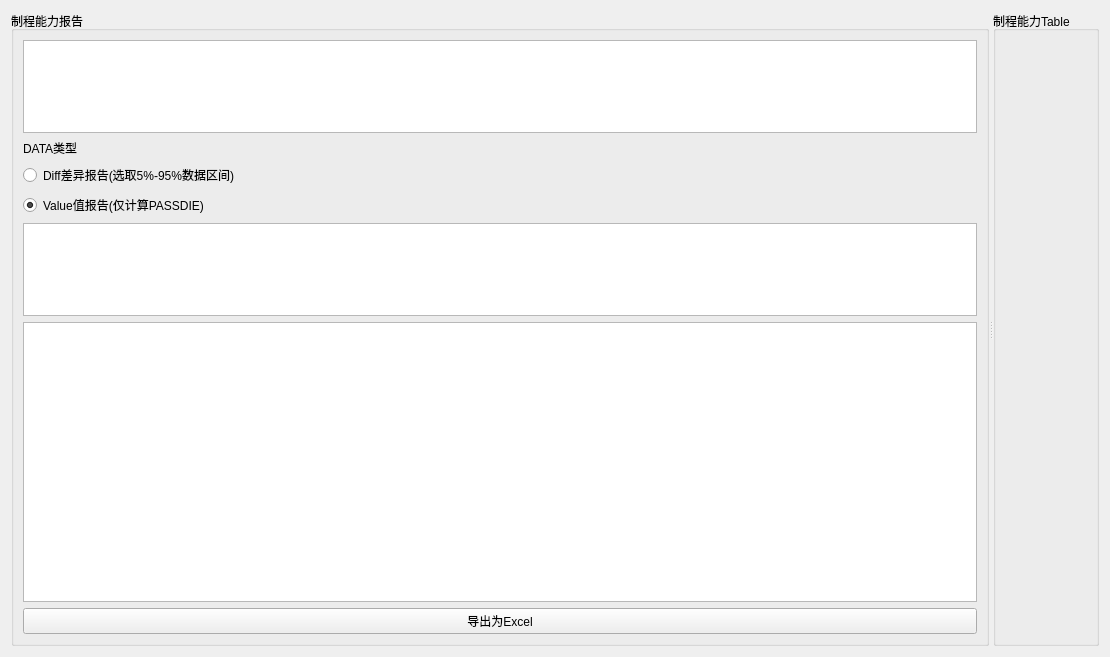
<?xml version="1.0" encoding="UTF-8"?>
<ui version="4.0">
 <class>Form</class>
 <widget class="QWidget" name="Form">
  <property name="geometry">
   <rect>
    <x>0</x>
    <y>0</y>
    <width>1110</width>
    <height>657</height>
   </rect>
  </property>
  <property name="windowTitle">
   <string>Processing Report</string>
  </property>
  <layout class="QGridLayout" name="gridLayout_2">
   <item row="0" column="0">
    <widget class="QSplitter" name="splitter">
     <property name="orientation">
      <enum>Qt::Horizontal</enum>
     </property>
     <widget class="QGroupBox" name="groupBox_2">
      <property name="title">
       <string>制程能力报告</string>
      </property>
      <layout class="QVBoxLayout" name="verticalLayout_2" stretch="1,0,1,1,1,3,0">
       <item>
        <widget class="QListView" name="listView_3"/>
       </item>
       <item>
        <widget class="QLabel" name="label">
         <property name="text">
          <string>DATA类型</string>
         </property>
        </widget>
       </item>
       <item>
        <widget class="QRadioButton" name="radioButton">
         <property name="text">
          <string>Diff差异报告(选取5%-95%数据区间)</string>
         </property>
        </widget>
       </item>
       <item>
        <widget class="QRadioButton" name="radioButton_2">
         <property name="text">
          <string>Value值报告(仅计算PASSDIE)</string>
         </property>
         <property name="checked">
          <bool>true</bool>
         </property>
        </widget>
       </item>
       <item>
        <widget class="QListView" name="listView_2">
         <property name="editTriggers">
          <set>QAbstractItemView::NoEditTriggers</set>
         </property>
        </widget>
       </item>
       <item>
        <widget class="QListView" name="listView">
         <property name="editTriggers">
          <set>QAbstractItemView::NoEditTriggers</set>
         </property>
        </widget>
       </item>
       <item>
        <widget class="QPushButton" name="pushButton">
         <property name="text">
          <string>导出为Excel</string>
         </property>
        </widget>
       </item>
      </layout>
     </widget>
     <widget class="QGroupBox" name="groupBox">
      <property name="title">
       <string>制程能力Table</string>
      </property>
      <layout class="QGridLayout" name="gridLayout">
       <item row="0" column="0">
        <layout class="QVBoxLayout" name="verticalLayout"/>
       </item>
      </layout>
     </widget>
    </widget>
   </item>
  </layout>
 </widget>
 <resources/>
 <connections/>
</ui>
